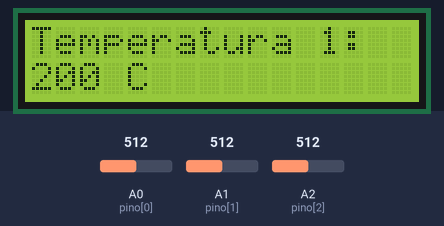
Recording of a sketch running on a simulated Arduino Uno, built with avr-gcc and run on an emulated ATmega328P. Shown: 16×2 character LCD. Inputs (shaded band) come from the test bench; at power-on: A0 (pino[0]) = 512, A1 (pino[1]) = 512, A2 (pino[2]) = 512.

Above: at 1.2 s.
1.3 s: A0 (pino[0]) set to 319
At 12.4 s:
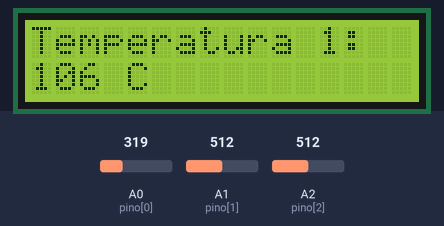
13.6 s: A0 (pino[0]) set to 297
At 25.0 s:
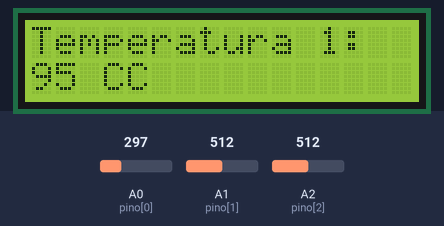
25.7 s: A1 (pino[1]) set to 716
At 28.8 s:
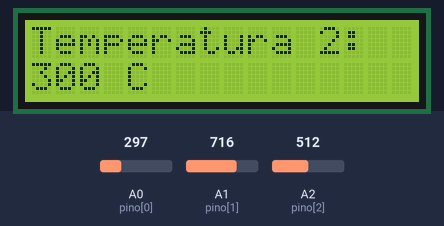
34.7 s: A2 (pino[2]) set to 716
At 45.1 s:
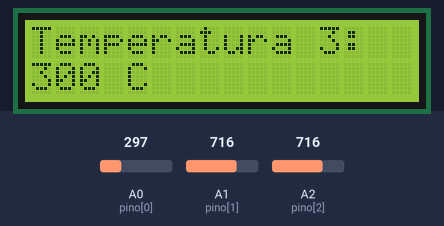
48.7 s: A1 (pino[1]) set to 900
At 52.6 s:
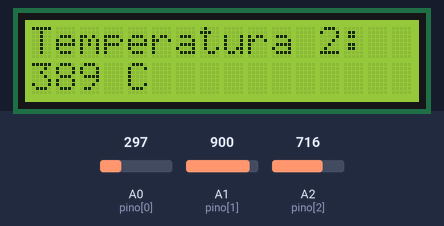
57.8 s: A2 (pino[2]) set to 900
At 69.0 s:
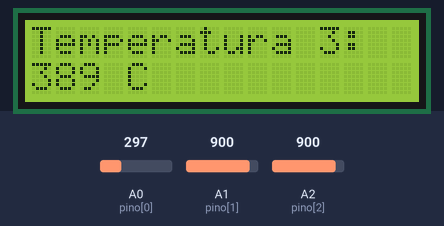
Timing chart, 0 to 70.5 s (numbered marks = the images above; inputs shaded):
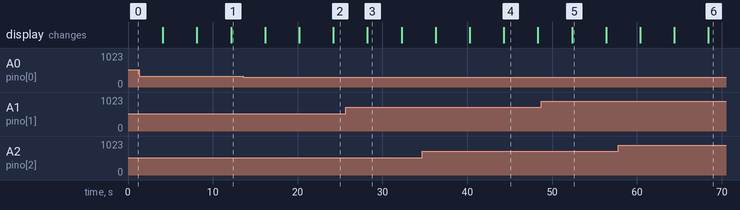

Measured:
- the behaviour switches between 307 and 306 on A0 (pino[0]) (found by bisection; images 1 and 2)
- after the input at 13.6 s, the display: first differs from a run without the input after 10.6 s (image 2)
- what the display in image 3 shows lasts 4.0 s, from 28.2 s to 32.2 s

The sketch:

SensorDeTemperaturaComLcdI2C.ino
```cpp
#include <Wire.h>
#include <LiquidCrystal_I2C.h>

LiquidCrystal_I2C LCD(0x20, 16, 2);

int pino[] = {A0,A1,A2,A3};


void setup()
{
	LCD.init();
}

void loop()
{
  for (int pin = 0; pin < 3;pin++){

	float SensorTempTensao = analogRead(pino[pin]);

	float Tensao = SensorTempTensao*5/1024;
	int TemperaturaC = round((Tensao-0.5)*100);

  	LCD.setBacklight(HIGH);
    LCD.setCursor(0,0);

    LCD.print("Temperatura ");
    LCD.print(pin+1);
    LCD.print(":");

  	LCD.setCursor(0,1);

	LCD.print(TemperaturaC);
  	LCD.print(" C");

  	delay(4000);
  }
}
```
